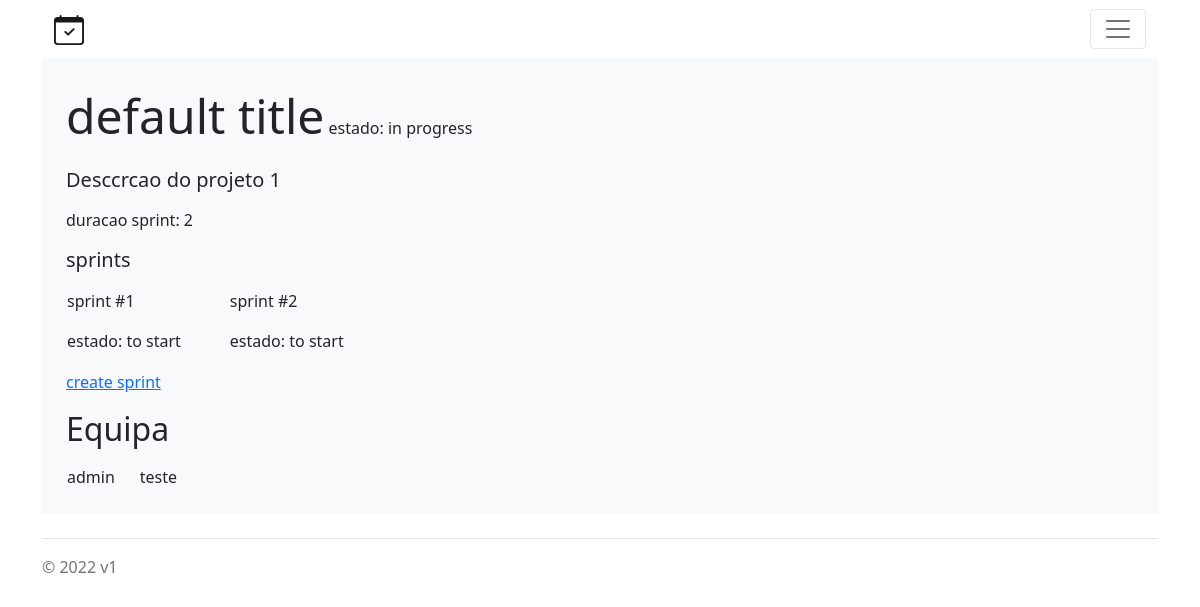
Screenshot of /projects/1 (signed in) with the database file from the repository.
### scrum/models.py (models this page shows)
class Project(models.Model):
    title = models.TextField()
    description = models.TextField()
    created_by = models.ForeignKey(User, on_delete=models.CASCADE, related_name='from+')
    group = models.ForeignKey(Group, on_delete=models.CASCADE)
    created_at = models.DateTimeField(auto_now_add=True)
    tasks = models.ManyToManyField(Task)
    sprints = models.ManyToManyField(Sprint)
    sprint_duration = models.IntegerField()
    password = models.TextField()
    IN_PROGRESS = 1
    FINISHED = 2
    STATE_CHOICES = (
        (IN_PROGRESS, 'In Progress'),
        (FINISHED, 'Finished'),
    )
    state = models.PositiveSmallIntegerField(choices=STATE_CHOICES, blank=True, null=True)
    class Meta:
        permissions = (
            ('master', 'Master Permissions'),
            ('developer', 'Developer Permissions'),
            ('boss', 'Boss Permissions'),
        )

class Sprint(models.Model):
    number = models.IntegerField()
    tasks = models.ManyToManyField(Task)
    created_at = models.DateTimeField(auto_now_add=True)
    TO_START = 1
    IN_PROGRESS = 2
    FINISHED = 3
    STATE_CHOICES = (
        (TO_START, "To Start"),
        (IN_PROGRESS, 'In Progress'),
        (FINISHED, 'Finished'),
    )
    state = models.PositiveSmallIntegerField(choices=STATE_CHOICES, blank=True, null=True)

### scrum/views.py (the view)
# urls.py: path('projects/<int:project_id>', scrum_views.project, name='project-overview'),
def project(request, project_id=None):
    user_prof = UserProfile.objects.filter(user=request.user).first()
    proj = Project.objects.filter(id=project_id)
    return render(request, 'scrum/project_overview.html', {'title': f"{proj.first().title} dashboard",
                                                             'permission': request.user.has_perm('master',
                                                                                                 user_prof.projects.first()),
                                                             'projects': user_prof.projects.all().values(),
                                                             'project': proj.values()[0],
                                                             'sprints': proj.first().sprints.values(),
                                                             'team': User.objects.filter(groups__id=proj.first().group.id).values()})

### scrum/templates/scrum/project_overview.html (shortened to what this page needs)
{% extends "scrum/base.html" %}
{% block content %}
<p><span style="font-size: 3em;">{{project.title}}</span><span>
  estado:
  {% if project.state == 1 %}
     in progress
  {% elif project.state == 2 %}
    finished
  {% endif %}
</span></p>
<p><h5>{{project.description}}</h5>
</p>
<p>duracao sprint: {{project.sprint_duration}}</p>
<p><h5>sprints</h5></p>
<table >
<tr>
{% for sprint in sprints %}
<td style="padding-right: 3em;"><p>sprint #{{sprint.number}}</p>
<p>estado:
  {% if sprint.state == 1 %}
   to start
  {% elif sprint.state == 2 %}
  in progress
  {% elif sprint.state == 3 %}
  finished
  {% endif %}
</p></td>
{% endfor %}
</tr>
</table>
<a href="{% url 'create-sprint' project.id %}">create sprint</a>
<br>
<p><h2>Equipa</h2></p>
<table>
  <tr>
  {% for member in team %}
<td style="padding-right: 1.5em;">{{member.username}}</td>
{% endfor %}
</tr>
</table>
{% endblock content %}

### rows the page displays
Project: title "default title", description "Desccrcao do projeto 1", sprint_duration "2"
Sprint: number "1", state "to start"
Sprint: number "2", state "to start"

### other values shown
{{ member.username }} "admin"
{{ member.username }} "teste"
